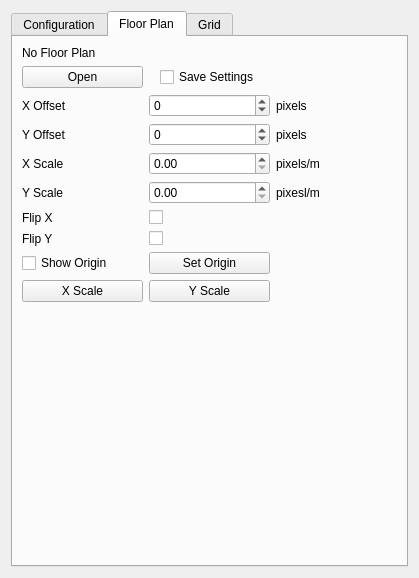
<?xml version="1.0" encoding="UTF-8"?>
<ui version="4.0">
 <class>ViewSettingsWidget</class>
 <widget class="QWidget" name="ViewSettingsWidget">
  <property name="geometry">
   <rect>
    <x>0</x>
    <y>0</y>
    <width>419</width>
    <height>578</height>
   </rect>
  </property>
  <property name="windowTitle">
   <string>Form</string>
  </property>
  <layout class="QVBoxLayout" name="verticalLayout">
   <item>
    <widget class="QTabWidget" name="tabWidget">
     <property name="minimumSize">
      <size>
       <width>300</width>
       <height>300</height>
      </size>
     </property>
     <property name="currentIndex">
      <number>1</number>
     </property>
     <widget class="QWidget" name="config_tab">
      <attribute name="title">
       <string>Configuration</string>
      </attribute>
      <widget class="QCheckBox" name="showTagHistory">
       <property name="geometry">
        <rect>
         <x>20</x>
         <y>380</y>
         <width>109</width>
         <height>17</height>
        </rect>
       </property>
       <property name="text">
        <string>Show Tag History</string>
       </property>
      </widget>
      <widget class="QCheckBox" name="showGeoFencingMode">
       <property name="geometry">
        <rect>
         <x>20</x>
         <y>50</y>
         <width>109</width>
         <height>17</height>
        </rect>
       </property>
       <property name="text">
        <string>Geo-Fencing Mode</string>
       </property>
      </widget>
      <widget class="QDoubleSpinBox" name="zone1">
       <property name="geometry">
        <rect>
         <x>100</x>
         <y>90</y>
         <width>62</width>
         <height>22</height>
        </rect>
       </property>
       <property name="maximum">
        <double>300.000000000000000</double>
       </property>
       <property name="value">
        <double>2.000000000000000</double>
       </property>
      </widget>
      <widget class="QDoubleSpinBox" name="zone2">
       <property name="geometry">
        <rect>
         <x>100</x>
         <y>130</y>
         <width>62</width>
         <height>22</height>
        </rect>
       </property>
       <property name="maximum">
        <double>300.000000000000000</double>
       </property>
       <property name="value">
        <double>4.000000000000000</double>
       </property>
      </widget>
      <widget class="QLabel" name="label_z1">
       <property name="geometry">
        <rect>
         <x>30</x>
         <y>90</y>
         <width>61</width>
         <height>20</height>
        </rect>
       </property>
       <property name="text">
        <string>Zone 1 (m)</string>
       </property>
      </widget>
      <widget class="QLabel" name="label_z2">
       <property name="geometry">
        <rect>
         <x>30</x>
         <y>130</y>
         <width>61</width>
         <height>20</height>
        </rect>
       </property>
       <property name="text">
        <string>Zone 2 (m)</string>
       </property>
      </widget>
      <widget class="QRadioButton" name="inAlarm">
       <property name="geometry">
        <rect>
         <x>130</x>
         <y>170</y>
         <width>91</width>
         <height>17</height>
        </rect>
       </property>
       <property name="text">
        <string>Alarm Inside</string>
       </property>
       <property name="checked">
        <bool>true</bool>
       </property>
      </widget>
      <widget class="QRadioButton" name="outAlarm">
       <property name="geometry">
        <rect>
         <x>20</x>
         <y>170</y>
         <width>91</width>
         <height>17</height>
        </rect>
       </property>
       <property name="text">
        <string>Alarm Outside</string>
       </property>
      </widget>
      <widget class="QSpinBox" name="tagHistoryN">
       <property name="geometry">
        <rect>
         <x>130</x>
         <y>380</y>
         <width>51</width>
         <height>22</height>
        </rect>
       </property>
       <property name="minimum">
        <number>1</number>
       </property>
       <property name="maximum">
        <number>128</number>
       </property>
       <property name="value">
        <number>20</number>
       </property>
      </widget>
      <widget class="QCheckBox" name="showTagTable">
       <property name="geometry">
        <rect>
         <x>20</x>
         <y>430</y>
         <width>109</width>
         <height>17</height>
        </rect>
       </property>
       <property name="text">
        <string>Show Tag Table</string>
       </property>
       <property name="checked">
        <bool>true</bool>
       </property>
      </widget>
      <widget class="QCheckBox" name="showAnchorTable">
       <property name="geometry">
        <rect>
         <x>20</x>
         <y>460</y>
         <width>109</width>
         <height>17</height>
        </rect>
       </property>
       <property name="text">
        <string>Show Anchor Table</string>
       </property>
       <property name="checked">
        <bool>true</bool>
       </property>
      </widget>
      <widget class="QCheckBox" name="showAnchorTagCorrectionTable">
       <property name="enabled">
        <bool>true</bool>
       </property>
       <property name="geometry">
        <rect>
         <x>20</x>
         <y>490</y>
         <width>191</width>
         <height>17</height>
        </rect>
       </property>
       <property name="text">
        <string>Show Anchor-Tag Correction Table</string>
       </property>
       <property name="checked">
        <bool>false</bool>
       </property>
      </widget>
      <widget class="QCheckBox" name="showNavigationMode">
       <property name="geometry">
        <rect>
         <x>20</x>
         <y>20</y>
         <width>151</width>
         <height>17</height>
        </rect>
       </property>
       <property name="text">
        <string>Tracking/Navigation Mode</string>
       </property>
       <property name="checked">
        <bool>true</bool>
       </property>
      </widget>
      <widget class="QComboBox" name="filtering">
       <property name="geometry">
        <rect>
         <x>120</x>
         <y>260</y>
         <width>111</width>
         <height>22</height>
        </rect>
       </property>
      </widget>
      <widget class="QLabel" name="label_z1_2">
       <property name="geometry">
        <rect>
         <x>20</x>
         <y>260</y>
         <width>81</width>
         <height>20</height>
        </rect>
       </property>
       <property name="text">
        <string>Filtering options:</string>
       </property>
      </widget>
      <widget class="QCheckBox" name="useAutoPos">
       <property name="enabled">
        <bool>true</bool>
       </property>
       <property name="geometry">
        <rect>
         <x>20</x>
         <y>210</y>
         <width>161</width>
         <height>17</height>
        </rect>
       </property>
       <property name="text">
        <string>Use Auto - Positioning</string>
       </property>
       <property name="checked">
        <bool>false</bool>
       </property>
      </widget>
      <widget class="QLabel" name="label_logingstatus">
       <property name="geometry">
        <rect>
         <x>20</x>
         <y>300</y>
         <width>91</width>
         <height>20</height>
        </rect>
       </property>
       <property name="text">
        <string>Logging:</string>
       </property>
      </widget>
      <widget class="QPushButton" name="logging_pb">
       <property name="geometry">
        <rect>
         <x>120</x>
         <y>300</y>
         <width>111</width>
         <height>23</height>
        </rect>
       </property>
       <property name="text">
        <string>Start</string>
       </property>
      </widget>
      <widget class="QLabel" name="label_logingstatus_2">
       <property name="geometry">
        <rect>
         <x>20</x>
         <y>400</y>
         <width>51</width>
         <height>20</height>
        </rect>
       </property>
       <property name="text">
        <string/>
       </property>
      </widget>
      <widget class="QLabel" name="label_logfile">
       <property name="geometry">
        <rect>
         <x>20</x>
         <y>330</y>
         <width>211</width>
         <height>20</height>
        </rect>
       </property>
       <property name="text">
        <string>Log filename</string>
       </property>
      </widget>
      <widget class="QLabel" name="label_logingstatus_3">
       <property name="geometry">
        <rect>
         <x>20</x>
         <y>240</y>
         <width>51</width>
         <height>20</height>
        </rect>
       </property>
       <property name="text">
        <string/>
       </property>
      </widget>
     </widget>
     <widget class="QWidget" name="floorplan_tab">
      <attribute name="title">
       <string>Floor Plan</string>
      </attribute>
      <layout class="QGridLayout" name="gridLayout_2">
       <item row="3" column="2">
        <widget class="QLabel" name="label_11">
         <property name="text">
          <string>pixels</string>
         </property>
        </widget>
       </item>
       <item row="4" column="1">
        <widget class="QDoubleSpinBox" name="floorplanXScale_sb">
         <property name="maximum">
          <double>1000.000000000000000</double>
         </property>
        </widget>
       </item>
       <item row="5" column="2">
        <widget class="QLabel" name="label_9">
         <property name="text">
          <string>pixesl/m</string>
         </property>
        </widget>
       </item>
       <item row="2" column="0">
        <widget class="QLabel" name="label_3">
         <property name="text">
          <string>X Offset</string>
         </property>
        </widget>
       </item>
       <item row="2" column="1">
        <widget class="QSpinBox" name="floorplanXOff_sb">
         <property name="sizePolicy">
          <sizepolicy hsizetype="Minimum" vsizetype="Fixed">
           <horstretch>0</horstretch>
           <verstretch>0</verstretch>
          </sizepolicy>
         </property>
         <property name="minimum">
          <number>-65536</number>
         </property>
         <property name="maximum">
          <number>65535</number>
         </property>
        </widget>
       </item>
       <item row="0" column="0" colspan="2">
        <widget class="QLabel" name="floorplanPath_lb">
         <property name="text">
          <string>No Floor Plan</string>
         </property>
        </widget>
       </item>
       <item row="7" column="1">
        <widget class="QCheckBox" name="floorplanFlipY_cb">
         <property name="text">
          <string/>
         </property>
        </widget>
       </item>
       <item row="9" column="0">
        <spacer name="verticalSpacer">
         <property name="orientation">
          <enum>Qt::Vertical</enum>
         </property>
         <property name="sizeHint" stdset="0">
          <size>
           <width>20</width>
           <height>40</height>
          </size>
         </property>
        </spacer>
       </item>
       <item row="2" column="2">
        <widget class="QLabel" name="label_12">
         <property name="text">
          <string>pixels</string>
         </property>
        </widget>
       </item>
       <item row="5" column="1">
        <widget class="QDoubleSpinBox" name="floorplanYScale_sb">
         <property name="maximum">
          <double>1000.000000000000000</double>
         </property>
        </widget>
       </item>
       <item row="4" column="2">
        <widget class="QLabel" name="label_10">
         <property name="text">
          <string>pixels/m</string>
         </property>
        </widget>
       </item>
       <item row="3" column="1">
        <widget class="QSpinBox" name="floorplanYOff_sb">
         <property name="minimum">
          <number>-65536</number>
         </property>
         <property name="maximum">
          <number>65536</number>
         </property>
        </widget>
       </item>
       <item row="4" column="0">
        <widget class="QLabel" name="label_6">
         <property name="text">
          <string>X Scale</string>
         </property>
        </widget>
       </item>
       <item row="6" column="0">
        <widget class="QLabel" name="label_7">
         <property name="text">
          <string>Flip X</string>
         </property>
        </widget>
       </item>
       <item row="3" column="0">
        <widget class="QLabel" name="label_4">
         <property name="text">
          <string>Y Offset</string>
         </property>
        </widget>
       </item>
       <item row="6" column="1">
        <widget class="QCheckBox" name="floorplanFlipX_cb">
         <property name="text">
          <string/>
         </property>
        </widget>
       </item>
       <item row="5" column="0">
        <widget class="QLabel" name="label_5">
         <property name="text">
          <string>Y Scale</string>
         </property>
        </widget>
       </item>
       <item row="7" column="0">
        <widget class="QLabel" name="label_8">
         <property name="text">
          <string>Flip Y</string>
         </property>
        </widget>
       </item>
       <item row="8" column="0" colspan="2">
        <layout class="QGridLayout" name="gridLayout">
         <property name="horizontalSpacing">
          <number>6</number>
         </property>
         <item row="0" column="0">
          <widget class="QCheckBox" name="showOrigin">
           <property name="text">
            <string>Show Origin</string>
           </property>
          </widget>
         </item>
         <item row="1" column="2">
          <widget class="QPushButton" name="scaleY_pb">
           <property name="text">
            <string>Y Scale</string>
           </property>
          </widget>
         </item>
         <item row="1" column="0">
          <widget class="QPushButton" name="scaleX_pb">
           <property name="text">
            <string>X Scale</string>
           </property>
          </widget>
         </item>
         <item row="0" column="2">
          <widget class="QPushButton" name="origin_pb">
           <property name="text">
            <string>Set Origin</string>
           </property>
          </widget>
         </item>
        </layout>
       </item>
       <item row="1" column="0">
        <widget class="QPushButton" name="floorplanOpen_pb">
         <property name="sizePolicy">
          <sizepolicy hsizetype="Minimum" vsizetype="Fixed">
           <horstretch>0</horstretch>
           <verstretch>0</verstretch>
          </sizepolicy>
         </property>
         <property name="minimumSize">
          <size>
           <width>0</width>
           <height>0</height>
          </size>
         </property>
         <property name="text">
          <string>Open</string>
         </property>
        </widget>
       </item>
       <item row="1" column="1" alignment="Qt::AlignHCenter">
        <widget class="QCheckBox" name="saveFP">
         <property name="text">
          <string>Save Settings</string>
         </property>
        </widget>
       </item>
      </layout>
     </widget>
     <widget class="QWidget" name="grid_tab">
      <attribute name="title">
       <string>Grid</string>
      </attribute>
      <widget class="QWidget" name="layoutWidget">
       <property name="geometry">
        <rect>
         <x>9</x>
         <y>21</y>
         <width>132</width>
         <height>111</height>
        </rect>
       </property>
       <layout class="QGridLayout" name="gridLayout_3">
        <item row="0" column="0">
         <widget class="QLabel" name="label">
          <property name="minimumSize">
           <size>
            <width>45</width>
            <height>0</height>
           </size>
          </property>
          <property name="text">
           <string>Width (m)</string>
          </property>
         </widget>
        </item>
        <item row="0" column="1">
         <widget class="QDoubleSpinBox" name="gridWidth_sb">
          <property name="decimals">
           <number>2</number>
          </property>
          <property name="singleStep">
           <double>0.100000000000000</double>
          </property>
          <property name="value">
           <double>0.500000000000000</double>
          </property>
         </widget>
        </item>
        <item row="1" column="0">
         <widget class="QLabel" name="label_2">
          <property name="minimumSize">
           <size>
            <width>45</width>
            <height>0</height>
           </size>
          </property>
          <property name="text">
           <string>Height (m)</string>
          </property>
         </widget>
        </item>
        <item row="1" column="1">
         <widget class="QDoubleSpinBox" name="gridHeight_sb">
          <property name="singleStep">
           <double>0.100000000000000</double>
          </property>
          <property name="value">
           <double>0.500000000000000</double>
          </property>
         </widget>
        </item>
        <item row="2" column="0">
         <widget class="QCheckBox" name="gridShow">
          <property name="text">
           <string>Show Grid</string>
          </property>
         </widget>
        </item>
       </layout>
      </widget>
     </widget>
    </widget>
   </item>
  </layout>
 </widget>
 <tabstops>
  <tabstop>gridWidth_sb</tabstop>
  <tabstop>gridHeight_sb</tabstop>
  <tabstop>floorplanOpen_pb</tabstop>
  <tabstop>floorplanXOff_sb</tabstop>
  <tabstop>floorplanYOff_sb</tabstop>
  <tabstop>floorplanXScale_sb</tabstop>
  <tabstop>floorplanYScale_sb</tabstop>
  <tabstop>floorplanFlipX_cb</tabstop>
  <tabstop>floorplanFlipY_cb</tabstop>
 </tabstops>
 <resources/>
 <connections/>
</ui>
